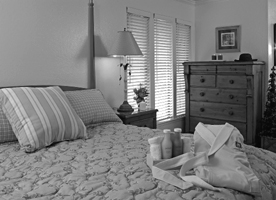
#> input picture 5. Scene Classification/codes/data/test/Bedroom/image_0003.jpg, 276 x 200 px; its folder holds only this picture in this run
$ python -i bovw.py   (imports and definitions only)
#> lines starting #> are read from the running program, lines starting #| are printed output that depends on the picture
### 5. Scene Classification/codes/utils.py

import glob
import cv2
import os
import numpy as np
import pandas as pd
import seaborn as sns
from matplotlib import pyplot as plt
from sklearn.metrics import confusion_matrix
import time

# Calculate time elapse
class Timer:
    def __init__(self):
        self.time = time.time()

    # [4 lines left out: function tic, not called in this run]

# Data Conversion
ALL_CATEGORIES = os.listdir("data/train/")
num_classes = len(ALL_CATEGORIES)
ALL_LABELS = [i for i in range(len(ALL_CATEGORIES))]
CAT2LABEL = dict(zip(ALL_CATEGORIES, ALL_LABELS))
LABEL2CAT = dict(zip(ALL_LABELS, ALL_CATEGORIES))
def cat2label(category):
    return CAT2LABEL[category]

def label2cat(label):
    return LABEL2CAT[label]

def compute_accuracy(y_pred, y_true):
    return np.sum(y_pred == y_true) / len(y_true)

# [43 lines left out: functions get_data, plot_confusion_matrix, not called in this run]

### 5. Scene Classification/codes/bovw.py
# --- Bag-of-Visual-Words --- #

import pandas as pd
import cv2
import numpy as np
import matplotlib.pyplot as plt
import sklearn
from sklearn.cluster import KMeans, MiniBatchKMeans

from utils import *

class BoVW:
    def __init__(self, n_words='auto', img_size=(256,256), verbose=True):
        self.n_words = n_words
        self.img_size = img_size
        self.verbose = verbose
        self.timer = Timer()

    def sift_feature(self, img):
        img = cv2.resize(img, self.img_size, interpolation=cv2.INTER_CUBIC)
        sift = cv2.xfeatures2d.SIFT_create()
        keypoints, features = sift.detectAndCompute(img, None)
        return features

    def KM_cluster(self, imgs):
        if self.verbose:
            self.timer.tic()
            print("--Collect all feature vectors...")
        # Collect all feature vectors
        feature_list = []
        for i, img in enumerate(imgs):
            features = self.sift_feature(img)
            if features is None:
                continue
            feature_list.append(features)
        sift_features = np.concatenate(feature_list, axis=0)
        if self.n_words == 'auto':
            self.n_words = int(np.sqrt(sift_features.shape[0]))
        if self.verbose:
            print("Feature Vectors shape:", sift_features.shape)
            print(self.timer.tic())
            print("--Apply K-means Clustering...")
            print("Num of Visual word:", self.n_words)

        # Apply K-means Clustering
        model = MiniBatchKMeans(n_clusters = self.n_words)
        model.fit(sift_features)
        self.KM = model
        if self.verbose:
            print(self.timer.tic())
        return model

    def build_histograms(self, imgs):
        if self.verbose:
            print("--Bulid Histograms...")
        histograms = []
        for i, img in enumerate(imgs):
            features = self.sift_feature(img)
            if features is None:
                histograms.append([0 for i in range(self.n_words)])
                continue
            clusters = self.KM.predict(features)
            hist, bin_edges = np.histogram(clusters, bins=self.n_words)
            histograms.append(hist)
        if self.verbose:
            print(self.timer.tic())
        return np.array(histograms)

>>> import cv2
>>> picture = cv2.imread('data/test/Bedroom/image_0003.jpg', cv2.IMREAD_GRAYSCALE)
#> picture is the input picture: shape (200, 276); min 3, max 255, mean 125.1
>>> result = BoVW().build_histograms(picture)
#> the loop in build_histograms, `for i, img in enumerate(imgs):` made 1 pass
#> pass 1, in sift_feature, `img = cv2.resize(img, self.img_size, interpolation=cv2.INTER_CUBIC)`:
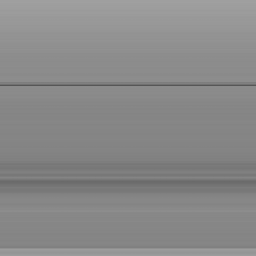
#> img: shape (256, 256); min 86, max 160, mean 136.5
#> after the loop in build_histograms, `for i, img in enumerate(imgs):`: histograms = []
#> (the run stopped early here; a loop or call above may not have finished)

$ run again, on 5. Scene Classification/codes/data/test/Bedroom/image_0007.jpg
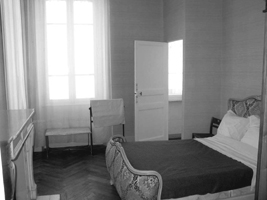
#> input picture 5. Scene Classification/codes/data/test/Bedroom/image_0007.jpg, 267 x 200 px
#> picture is the input picture: shape (200, 267); min 15, max 255, mean 131.2
#> the loop in build_histograms, `for i, img in enumerate(imgs):` made 1 pass
#> pass 1, in sift_feature, `img = cv2.resize(img, self.img_size, interpolation=cv2.INTER_CUBIC)`:
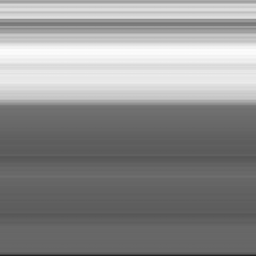
#> img: shape (256, 256); min 36, max 252, mean 142.5
#> after the loop in build_histograms, `for i, img in enumerate(imgs):`: histograms = []

$ run again, on 5. Scene Classification/codes/data/test/Bedroom/image_0017.jpg
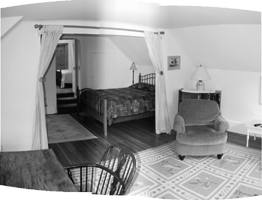
#> input picture 5. Scene Classification/codes/data/test/Bedroom/image_0017.jpg, 262 x 200 px
#> picture is the input picture: shape (200, 262); min 3, max 255, mean 159
#> the loop in build_histograms, `for i, img in enumerate(imgs):` made 1 pass
#> pass 1, in sift_feature, `img = cv2.resize(img, self.img_size, interpolation=cv2.INTER_CUBIC)`:
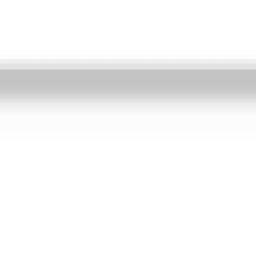
#> img: shape (256, 256); min 194, max 255, mean 246.4
#> after the loop in build_histograms, `for i, img in enumerate(imgs):`: histograms = []

$ run again, on 5. Scene Classification/codes/data/test/Bedroom/image_0029.jpg
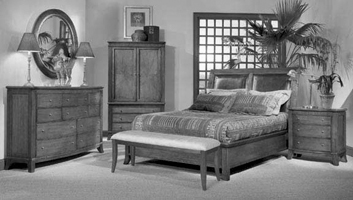
#> input picture 5. Scene Classification/codes/data/test/Bedroom/image_0029.jpg, 353 x 200 px
#> picture is the input picture: shape (200, 353); min 0, max 255, mean 124.7
#> the loop in build_histograms, `for i, img in enumerate(imgs):` made 1 pass
#> pass 1, in sift_feature, `img = cv2.resize(img, self.img_size, interpolation=cv2.INTER_CUBIC)`:
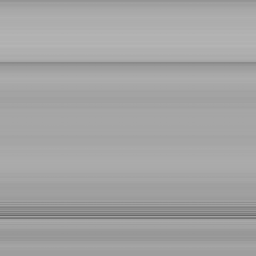
#> img: shape (256, 256); min 106, max 180, mean 163.4
#> after the loop in build_histograms, `for i, img in enumerate(imgs):`: histograms = []
